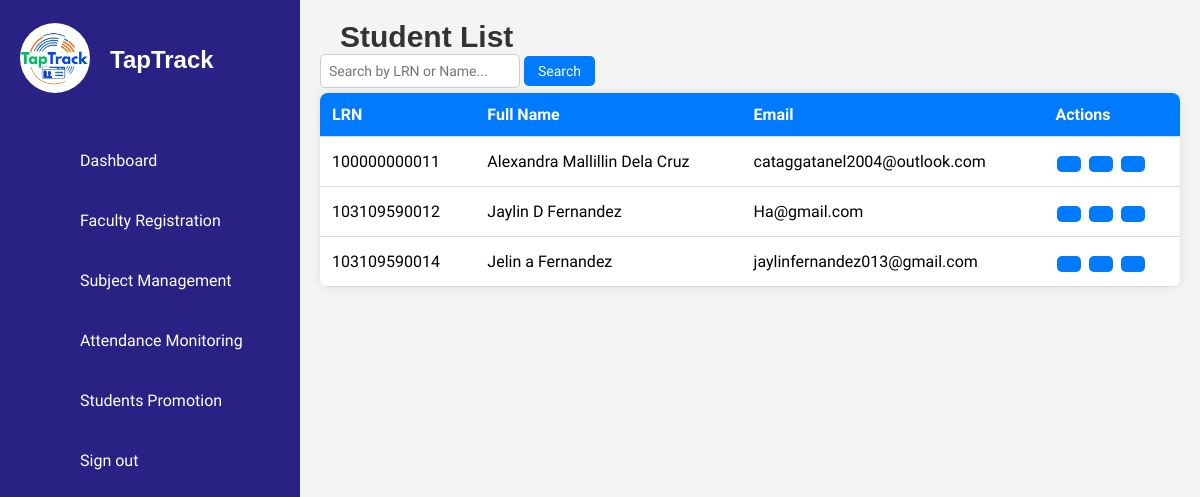
Page /details_student.php on the committed database.
### tables this page shows
CREATE TABLE `students` (
  `id` int(11) NOT NULL,
  `first_name` varchar(50) NOT NULL,
  `middle_name` varchar(50) DEFAULT NULL,
  `last_name` varchar(50) NOT NULL,
  `lrn` varchar(12) NOT NULL,
  `date_of_birth` date NOT NULL,
  `gender` enum('Male','Female') NOT NULL,
  `citizenship` varchar(50) NOT NULL,
  `address` text NOT NULL,
  `contact_number` varchar(15) NOT NULL,
  `email` varchar(100) NOT NULL,
  `guardian_name` varchar(100) NOT NULL,
  `guardian_contact` varchar(15) NOT NULL,
  `guardian_address` varchar(250) NOT NULL,
  `guardian_relationship` varchar(50) NOT NULL,
  `elementary_school` varchar(100) NOT NULL,
  `year_graduated` year(4) NOT NULL,
  `birth_certificate` varchar(255) NOT NULL,
  `id_photo` varchar(255) NOT NULL,
  `good_moral` varchar(255) DEFAULT NULL,
  `student_signature` varchar(255) NOT NULL,
  `section` varchar(50) DEFAULT NULL,
  `school_year` varchar(9) NOT NULL,
  `grade_level` varchar(20) DEFAULT NULL,
  `student_type` varchar(50) NOT NULL,
  `verified_at` timestamp NOT NULL DEFAULT current_timestamp(),
  `created_at` timestamp NOT NULL DEFAULT current_timestamp(),
  `rfid` varchar(50) DEFAULT NULL,
  `promotion_status` varchar(50) DEFAULT NULL
);

### details_student.php (the view, shortened to what this page needs)
<?php
include('db_connection.php');
$query = "SELECT lrn, CONCAT(first_name, ' ', middle_name, ' ', last_name) AS fullname, email, student_type
          FROM students";
$result = mysqli_query($conn, $query);
$students = [];
if (mysqli_num_rows($result) > 0) {
    $students = mysqli_fetch_all($result, MYSQLI_ASSOC);
}
?>
<!DOCTYPE html>
<html lang="en">
<head>
    <link rel="stylesheet" href="assets/css/style.css">
</head>
<body>
<?php include('sidebar.php'); ?>
<div class="main-content">
    <h2>Student List</h2>
    <div class="search-container">
    <div class="left-search">
    <form id="searchForm" onsubmit="return handleSearch(event)">
        <input type="text" id="searchInput" placeholder="Search by LRN or Name...">
        <button type="submit">Search</button>
    </form>
</div>
    <table class="student-table" id="studentTable">
        <thead>
            <tr>
                <th>LRN</th>
                <th>Full Name</th>
                <th>Email</th>
                <th>Actions</th>
            </tr>
        </thead>
        <tbody id="studentTableBody">
            <?php foreach ($students as $student): ?>
                <tr data-type="<?= strtolower($student['student_type']) ?>">
                    <td><?= $student['lrn'] ?></td>
                    <td><?= $student['fullname'] ?></td>
                    <td><?= $student['email'] ?></td>
                    <td>
                        <button class='edit-btn' onclick='redirectToStudentInfo("<?= $student['lrn'] ?>")'><ion-icon name="create-outline"></ion-icon></button>
                        <button class='archive-btn'><ion-icon name="archive-outline"></ion-icon></button>
                        <button class='views-btn' onclick='redirectToStudentInfo("<?= $student['lrn'] ?>")'>
                        </button>
                    </td>
                </tr>
            <?php endforeach; ?>
        </tbody>
    </table>
</div>
</body>
</html>

### assets/css/style.css (style rules this page uses)
* { font-family: 'Ubuntu', sans-serif; margin: 0; padding: 0; box-sizing: border-box; }
:root { --blue: #2a2185; --white: #fff; --gray: #f5f5f5; --black1: #222; --black2: #999; }
body { min-height: 100vh; overflow-x: hidden; }
.main-content { margin-left: 300px; padding: 20px; background-color: #f4f4f4; min-height: 100vh; overflow-x: hidden; width: calc(100% - 300px); }
.main-content h2 { text-align: left; margin-left: 20px; font-family: 'Arial', sans-serif; font-weight: 600; color: #333; font-size: 30px; }
.search-container { display: flex; justify-content: space-between; align-items: flex-start; margin-bottom: 15px; flex-wrap: wrap; gap: 5px; }
.search-container input { width: 200px; padding: 8px; border: 1px solid #ccc; border-radius: 5px; font-size: 14px; }
.search-container button { padding: 7px 14px; background-color: #007bff; color: white; border: none; border-radius: 5px; cursor: pointer; font-size: 14px; }
.left-search { display: flex; gap: 10px; }
.student-table { width: 100%; border-collapse: collapse; background: white; border-radius: 8px; overflow: hidden; box-shadow: 0 0 10px rgba(0, 0, 0, 0.1); }
.student-table td { text-align: center; vertical-align: middle; padding: 10px; }
.student-table td button { display: inline-flex; padding: 8px 12px; margin: 2px; border: none; border-radius: 5px; font-size: 10px; cursor: pointer; transition: 0.3s; }
.student-table th, .student-table td { padding: 12px; text-align: left; border-bottom: 1px solid #ddd; }
.student-table th { background-color: #007bff; color: white; }
.views-btn { padding: 8px 16px; border: none; border-radius: 5px; cursor: pointer; font-size: 14px; background-color: #3535dc; color: white; font-weight: bold; transition: 0.3s; }
.edit-btn { padding: 8px 16px; border: none; border-radius: 5px; cursor: pointer; font-size: 14px; background-color: #ffc107; color: black; font-weight: bold; transition: 0.3s; }
.archive-btn { padding: 8px 16px; border: none; border-radius: 5px; cursor: pointer; font-size: 14px; background-color: #dc3545; font-weight: bold; transition: 0.3s; }

### rows in the picture
students: lrn "100000000011", fullname "Alexandra Mallillin Dela Cruz", email "cataggatanel2004@outlook.com"
students: lrn "103109590012", fullname "Jaylin D Fernandez", email "Ha@gmail.com"
students: lrn "103109590014", fullname "Jelin a Fernandez", email "jaylinfernandez013@gmail.com"
